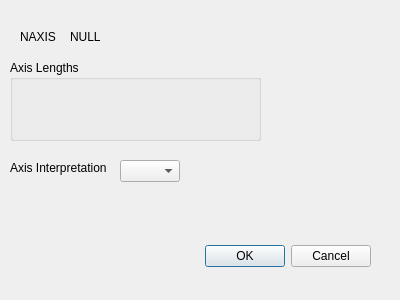
<?xml version="1.0" encoding="UTF-8"?>
<ui version="4.0">
 <class>FitsDialog</class>
 <widget class="QDialog" name="FitsDialog">
  <property name="geometry">
   <rect>
    <x>0</x>
    <y>0</y>
    <width>400</width>
    <height>300</height>
   </rect>
  </property>
  <property name="windowTitle">
   <string>Dialog</string>
  </property>
  <widget class="QDialogButtonBox" name="buttonBox">
   <property name="geometry">
    <rect>
     <x>30</x>
     <y>240</y>
     <width>341</width>
     <height>32</height>
    </rect>
   </property>
   <property name="orientation">
    <enum>Qt::Horizontal</enum>
   </property>
   <property name="standardButtons">
    <set>QDialogButtonBox::Cancel|QDialogButtonBox::Ok</set>
   </property>
  </widget>
  <widget class="QLabel" name="naxis_label">
   <property name="geometry">
    <rect>
     <x>20</x>
     <y>30</y>
     <width>47</width>
     <height>14</height>
    </rect>
   </property>
   <property name="text">
    <string>NAXIS</string>
   </property>
  </widget>
  <widget class="QGroupBox" name="axis_lengths_group_box">
   <property name="geometry">
    <rect>
     <x>10</x>
     <y>60</y>
     <width>251</width>
     <height>81</height>
    </rect>
   </property>
   <property name="title">
    <string>Axis Lengths</string>
   </property>
  </widget>
  <widget class="QComboBox" name="comboBox">
   <property name="geometry">
    <rect>
     <x>120</x>
     <y>160</y>
     <width>60</width>
     <height>22</height>
    </rect>
   </property>
  </widget>
  <widget class="QLabel" name="axis_interp_label">
   <property name="geometry">
    <rect>
     <x>10</x>
     <y>160</y>
     <width>101</width>
     <height>16</height>
    </rect>
   </property>
   <property name="text">
    <string>Axis Interpretation</string>
   </property>
  </widget>
  <widget class="QLabel" name="naxis_field">
   <property name="geometry">
    <rect>
     <x>70</x>
     <y>30</y>
     <width>47</width>
     <height>14</height>
    </rect>
   </property>
   <property name="text">
    <string>NULL</string>
   </property>
  </widget>
 </widget>
 <resources/>
 <connections>
  <connection>
   <sender>buttonBox</sender>
   <signal>accepted()</signal>
   <receiver>FitsDialog</receiver>
   <slot>accept()</slot>
   <hints>
    <hint type="sourcelabel">
     <x>248</x>
     <y>254</y>
    </hint>
    <hint type="destinationlabel">
     <x>157</x>
     <y>274</y>
    </hint>
   </hints>
  </connection>
  <connection>
   <sender>buttonBox</sender>
   <signal>rejected()</signal>
   <receiver>FitsDialog</receiver>
   <slot>reject()</slot>
   <hints>
    <hint type="sourcelabel">
     <x>316</x>
     <y>260</y>
    </hint>
    <hint type="destinationlabel">
     <x>286</x>
     <y>274</y>
    </hint>
   </hints>
  </connection>
 </connections>
</ui>
